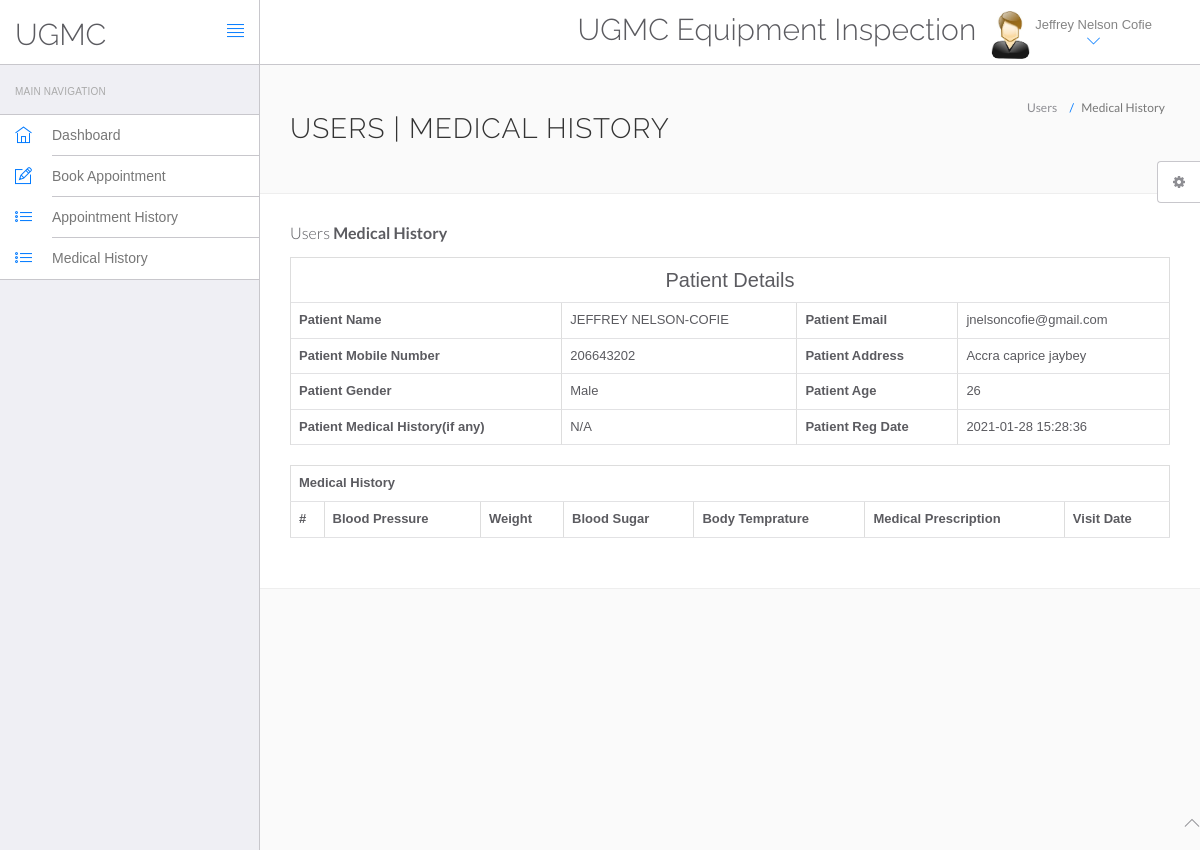
The page /hms/view-medhistory.php?viewid=6 (signed in) on the database its author committed.
### tables this page shows
CREATE TABLE `users` (
  `id` int(11) NOT NULL,
  `fullName` varchar(255) DEFAULT NULL,
  `address` longtext DEFAULT NULL,
  `city` varchar(255) DEFAULT NULL,
  `gender` varchar(255) DEFAULT NULL,
  `email` varchar(255) DEFAULT NULL,
  `password` varchar(255) DEFAULT NULL,
  `regDate` timestamp NULL DEFAULT current_timestamp(),
  `updationDate` timestamp NULL DEFAULT NULL ON UPDATE current_timestamp()
);

CREATE TABLE `tblpatient` (
  `ID` int(10) NOT NULL,
  `Docid` int(10) DEFAULT NULL,
  `PatientName` varchar(200) DEFAULT NULL,
  `PatientContno` bigint(10) DEFAULT NULL,
  `PatientEmail` varchar(200) DEFAULT NULL,
  `PatientGender` varchar(50) DEFAULT NULL,
  `PatientAdd` mediumtext DEFAULT NULL,
  `PatientAge` int(10) DEFAULT NULL,
  `PatientMedhis` mediumtext DEFAULT NULL,
  `CreationDate` timestamp NULL DEFAULT current_timestamp(),
  `UpdationDate` timestamp NULL DEFAULT NULL ON UPDATE current_timestamp()
);

### hms/view-medhistory.php (the view, shortened to what this page needs)
<?php
include('include/config.php');
?>
<!DOCTYPE html>
<html lang="en">
<head>
	<link rel="stylesheet" href="vendor/bootstrap/css/bootstrap.min.css">
	<link rel="stylesheet" href="vendor/fontawesome/css/font-awesome.min.css">
	<link rel="stylesheet" href="vendor/themify-icons/themify-icons.min.css">
	<link href="vendor/animate.css/animate.min.css" rel="stylesheet" media="screen">
	<link href="vendor/perfect-scrollbar/perfect-scrollbar.min.css" rel="stylesheet" media="screen">
	<link href="vendor/switchery/switchery.min.css" rel="stylesheet" media="screen">
	<link href="vendor/bootstrap-touchspin/jquery.bootstrap-touchspin.min.css" rel="stylesheet" media="screen">
	<link href="vendor/select2/select2.min.css" rel="stylesheet" media="screen">
	<link href="vendor/bootstrap-datepicker/bootstrap-datepicker3.standalone.min.css" rel="stylesheet" media="screen">
	<link href="vendor/bootstrap-timepicker/bootstrap-timepicker.min.css" rel="stylesheet" media="screen">
	<link rel="stylesheet" href="assets/css/styles.css">
	<link rel="stylesheet" href="assets/css/plugins.css">
	<link rel="stylesheet" href="assets/css/themes/theme-1.css" id="skin_color" />
</head>
<body>
	<div id="app">
		<?php include('include/sidebar.php'); ?>
		<div class="app-content">
			<?php include('include/header.php'); ?>
			<div class="main-content">
				<div class="wrap-content container" id="container">
					<section id="page-title">
						<div class="row">
							<div class="col-sm-8">
								<h1 class="mainTitle">Users | Medical History</h1>
							</div>
							<ol class="breadcrumb">
								<li>
									<span>Users</span>
								</li>
								<li class="active">
									<span>Medical History</span>
								</li>
							</ol>
						</div>
					</section>
					<div class="container-fluid container-fullw bg-white">
						<div class="row">
							<div class="col-md-12">
								<h5 class="over-title margin-bottom-15">Users <span class="text-bold">Medical History</span></h5>
								<?php
								$vid = $_GET['viewid'];
								$ret = mysqli_query($con, "select * from tblpatient where ID='$vid'");
								while ($row = mysqli_fetch_array($ret)) {
								?>
									<table border="1" class="table table-bordered">
										<tr align="center">
											<td colspan="4" style="font-size:20px;color:blue">
												Patient Details</td>
										</tr>
										<tr>
											<th scope>Patient Name</th>
											<td><?php echo $row['PatientName']; ?></td>
											<th scope>Patient Email</th>
											<td><?php echo $row['PatientEmail']; ?></td>
										</tr>
										<tr>
											<th scope>Patient Mobile Number</th>
											<td><?php echo $row['PatientContno']; ?></td>
											<th>Patient Address</th>
											<td><?php echo $row['PatientAdd']; ?></td>
										</tr>
										<tr>
											<th>Patient Gender</th>
											<td><?php echo $row['PatientGender']; ?></td>
											<th>Patient Age</th>
											<td><?php echo $row['PatientAge']; ?></td>
										</tr>
										<tr>
											<th>Patient Medical History(if any)</th>
											<td><?php echo $row['PatientMedhis']; ?></td>
											<th>Patient Reg Date</th>
											<td><?php echo $row['CreationDate']; ?></td>
										</tr>
									<?php } ?>
									</table>
									<table id="datatable" class="table table-bordered dt-responsive nowrap" style="border-collapse: collapse; border-spacing: 0; width: 100%;">
										<tr align="center">
											<th colspan="8">Medical History</th>
										</tr>
										<tr>
											<th>#</th>
											<th>Blood Pressure</th>
											<th>Weight</th>
											<th>Blood Sugar</th>
											<th>Body Temprature</th>
											<th>Medical Prescription</th>
											<th>Visit Date</th>
										</tr>
									</table>
							</div>
						</div>
					</div>
				</div>
			</div>
		</div>
	</div>
	<?php include('include/footer.php'); ?>
	<?php include('include/setting.php'); ?>
</body>
</html>

### hms/include/header.php (shortened to what this page needs)
<header class="navbar navbar-default navbar-static-top">
					<div class="navbar-header">
						<a class="navbar-brand" href="#">
							<h2 style="padding-top:20% ">UGMC</h2>
						</a>
						<a href="#" class="sidebar-toggler pull-right visible-md visible-lg" data-toggle-class="app-sidebar-closed" data-toggle-target="#app">
							<i class="ti-align-justify"></i>
						</a>
					</div>
					<div class="navbar-collapse collapse">
						<ul class="nav navbar-right">
								<li  style="padding-top:2% ">
								<h2>UGMC Equipment Inspection</h2>
							</li>
							<li class="dropdown current-user">
								<a href class="dropdown-toggle" data-toggle="dropdown">
									<img src="assets/images/images.jpg"> <span class="username">
									<?php $query=mysqli_query($con,"select fullName from users where id='".$_SESSION['id']."'");
while($row=mysqli_fetch_array($query))
{
	echo $row['fullName'];
}
									?> <i class="ti-angle-down"></i></i></span>
								</a>
							</li>
						</ul>
					</div>
				</header>

### hms/assets/css/themes/theme-1.css (style rules this page uses)
body { background: #FAFAFA; }
header .navbar-header { background: #ffffff !important; border-right-color: #c8c7cc !important; border-bottom-color: #c8c7cc !important; }
header .navbar-header .sidebar-toggler, header .navbar-header .sidebar-mobile-toggler { color: #007aff !important; }
header .navbar-header .navbar-brand { color: #777 !important; }
header .navbar-collapse { background: #ffffff !important; border-bottom-color: #c8c7cc !important; box-shadow: none !important; }
header .navbar-collapse .navbar-right > li > a { color: #777; }
header .navbar-collapse .navbar-right > li > a i { color: #007aff !important; }

### rows shown on the page
users: fullName "Jeffrey Nelson Cofie"
tblpatient: PatientName "JEFFREY NELSON-COFIE", PatientEmail "jnelsoncofie@gmail.com", PatientContno "206643202", PatientAdd "Accra caprice jaybey", PatientGender "Male", PatientAge "26", PatientMedhis "N/A", CreationDate "2021-01-28 15:28:36"
